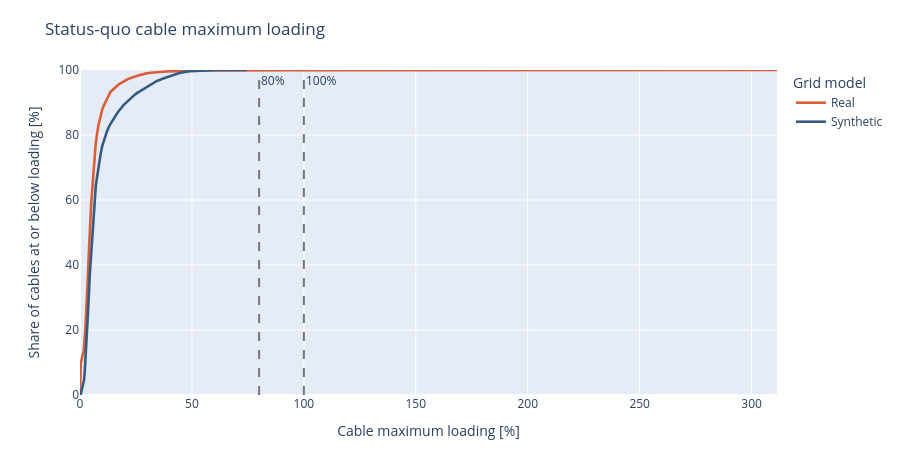

Here is the notebook cell this chart was saved with:
### Markdown cell above
## Cable maximum loading ECDF

### Code cell
plot_cable_max_loading_ecdf(
    profile,
    group_col="network",
    color_map=NETWORK_COLORS,
    title="Status-quo cable maximum loading",
    show=False,
)

### Figure 1 — Plotly figure (JSON) as saved in the notebook; plotly's stock layout.template omitted (floating-point values rounded to 4 significant figures; data arrays with more than 128 entries replaced by an {"elided": "..."} marker saying what was removed)
{"data": [{"hovertemplate": "Grid model: %{fullData.name}<br>Cable maximum loading: %{x:.2f}%<br>Share of cables at or below loading: %{y:.1f}%<extra></extra>", "line": {"color": "#D95D39", "width": 2.6}, "mode": "lines", "name": "Real", "type": "scatter", "x": {"elided": "24735 float values"}, "y": {"elided": "24735 float values"}}, {"hovertemplate": "Grid model: %{fullData.name}<br>Cable maximum loading: %{x:.2f}%<br>Share of cables at or below loading: %{y:.1f}%<extra></extra>", "line": {"color": "#335C81", "width": 2.6}, "mode": "lines", "name": "Synthetic", "type": "scatter", "x": {"elided": "27641 float values"}, "y": {"elided": "27641 float values"}}], "layout": {"annotations": [{"showarrow": false, "text": "80%", "x": 80, "xanchor": "left", "xref": "x", "y": 1, "yanchor": "top", "yref": "y domain"}, {"showarrow": false, "text": "100%", "x": 100, "xanchor": "left", "xref": "x", "y": 1, "yanchor": "top", "yref": "y domain"}], "height": 460, "legend": {"title": {"text": "Grid model"}}, "margin": {"b": 65, "l": 80, "r": 35, "t": 70}, "shapes": [{"line": {"color": "#777777", "dash": "dash"}, "type": "line", "x0": 80, "x1": 80, "xref": "x", "y0": 0, "y1": 1, "yref": "y domain"}, {"line": {"color": "#777777", "dash": "dash"}, "type": "line", "x0": 100, "x1": 100, "xref": "x", "y0": 0, "y1": 1, "yref": "y domain"}], "title": {"text": "Status-quo cable maximum loading"}, "xaxis": {"rangemode": "tozero", "title": {"text": "Cable maximum loading [%]"}}, "yaxis": {"range": [0, 100], "title": {"text": "Share of cables at or below loading [%]"}}}}
